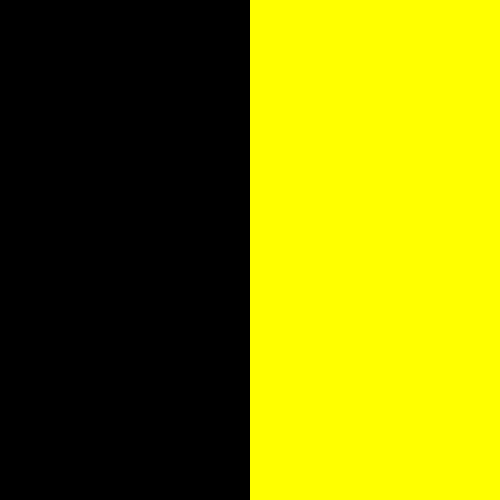
Frame 1 (no input)
Frame 60 (the mouse pressed at the canvas centre just before this capture): identical to frame 1, image omitted
Frame 120 (the mouse held since frame 60 and released just before this capture): identical to frame 1, image omitted

The Processing sketch that drew this single still picture (run headless with seeded random() and noise(); from frame 60 on, the mouse is pressed at the canvas centre):

// Processing sketch: quiz_1_question_1
// ── quiz_1_question_1.pde
//Create a sketch that is 500x500. make the left half of the widow black
//and the reight half yellow. additionally, print a random whole number to the console.



void setup(){
  size(500, 500);
  
  frameRate(5);
}

void draw(){
  //Create Black Rectangle on the left side of the window
  fill(0);
  rect(0 , 0, width/2, height);
  
  //Create Yellow Rectangle on the right side of the winodw
  fill(255,255, 0);
  noStroke();
  rect(width/2, 0 , width/2, height);
  
  println((int)random(9999999));
}
